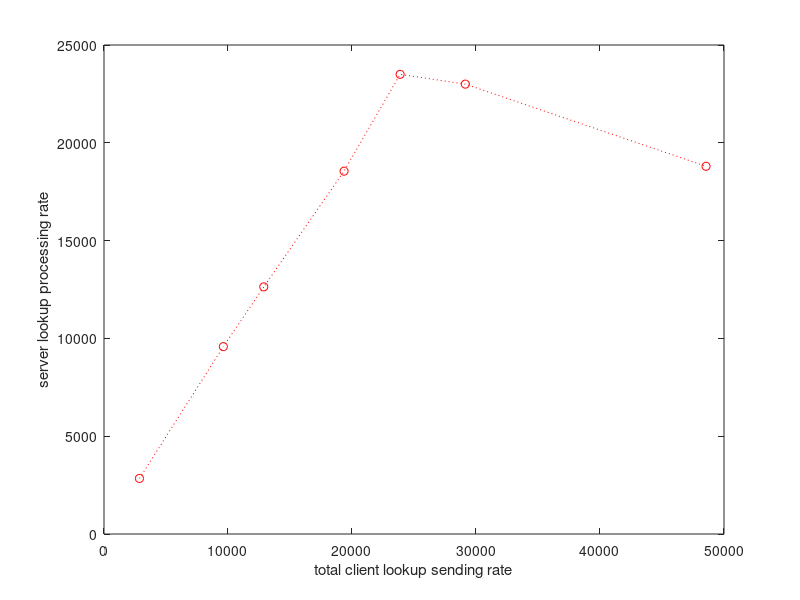
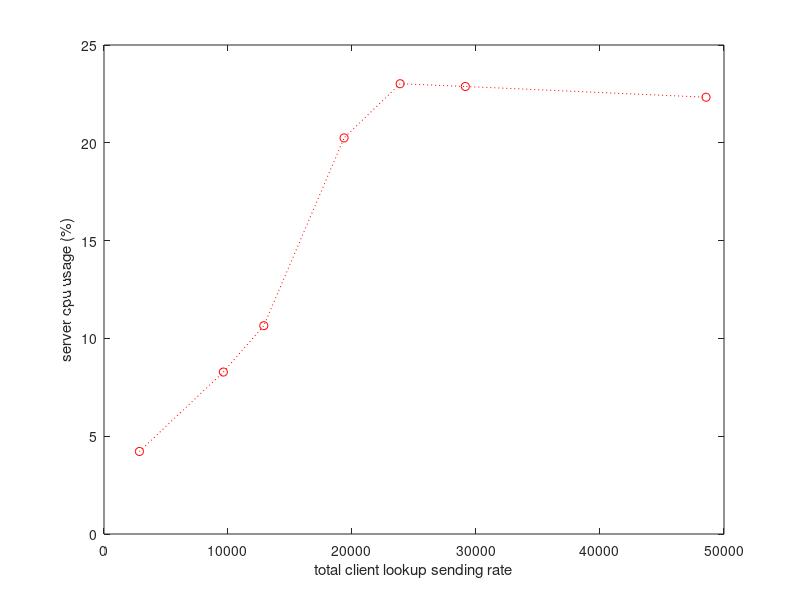
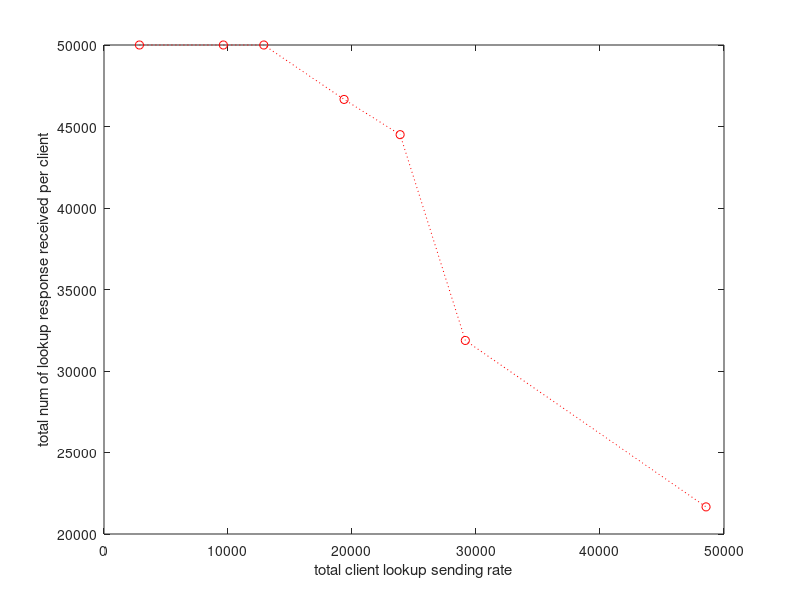

Recreate these plots in MATLAB, in order.
clear all
close all
clc

x=[2857.306132 9625.103193 12886.59794 19360.42825 23881.19583 29140.16126 48551.93844];
y1=[2840 9580 12635 18550 23500 23000 18800];
y2=[4.22 8.28 10.65 20.25 23.02 22.88 22.33];
y3=[50000 50000 50000 46661 44500 31874 21664];

figure
plot(x,y1,'r:o');
xlabel('total client lookup sending rate');
ylabel('server lookup processing rate');

figure
plot(x,y2,'r:o');
xlabel('total client lookup sending rate');
ylabel('server cpu usage (%)');

figure
plot(x,y3,'r:o');
xlabel('total client lookup sending rate');
ylabel('total num of lookup response received per client');

